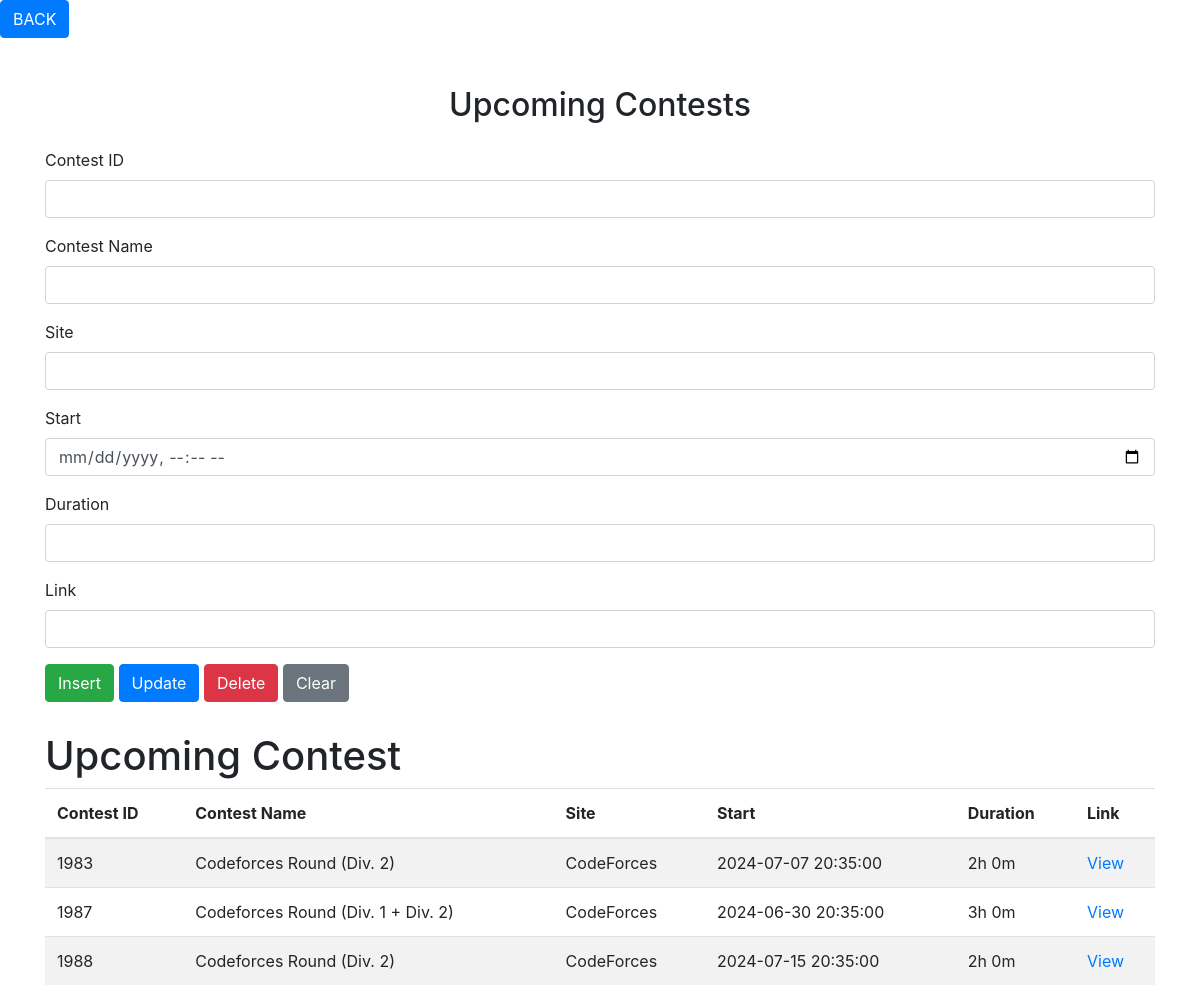
The page /Admin/upcoming_contest.php on the database its author committed.
### tables this page shows
CREATE TABLE `upcoming_contests` (
  `Contest_ID` varchar(30) NOT NULL,
  `Contest_Name` varchar(150) NOT NULL,
  `Site` varchar(30) NOT NULL,
  `Start` datetime NOT NULL,
  `Duration` varchar(50) NOT NULL,
  `Link` varchar(100) DEFAULT NULL
);

### Admin/upcoming_contest.php (the view, shortened to what this page needs)
<?php
$servername = "localhost";
$username = "root";
$password = "";
$dbname = "ip project";
$conn = new mysqli($servername, $username, $password, $dbname);
$contest_id = $contest_name = $site = $start = $duration = $link = "";
$sql = "SELECT * FROM upcoming_contests";
$result = $conn->query($sql);
?>
<!DOCTYPE html>
<html lang="en">
<head>
    <link href="https://stackpath.bootstrapcdn.com/bootstrap/4.5.2/css/bootstrap.min.css" rel="stylesheet">
</head>
<body>
    <div class="">
            <a href="./admin_dashboard.php" class="btn btn-primary">BACK</a>
        </div>
    <div class="container mt-5">
        <h2 class="mb-4 text-center">Upcoming Contests</h2>
        <div class="form-section">
            <form method="POST" action="<?php echo htmlspecialchars($_SERVER["PHP_SELF"]);?>">
                <div class="form-group">
                    <label for="contest_id">Contest ID</label>
                    <input type="text" class="form-control" id="contest_id" name="contest_id" value="<?php echo $contest_id; ?>" required>
                </div>
                <div class="form-group">
                    <label for="contest_name">Contest Name</label>
                    <input type="text" class="form-control" id="contest_name" name="contest_name" value="<?php echo $contest_name; ?>" required>
                </div>
                <div class="form-group">
                    <label for="site">Site</label>
                    <input type="text" class="form-control" id="site" name="site" value="<?php echo $site; ?>" required>
                </div>
                <div class="form-group">
                    <label for="start">Start</label>
                    <input type="datetime-local" class="form-control" id="start" name="start" value="<?php echo $start; ?>" required>
                </div>
                <div class="form-group">
                    <label for="duration">Duration</label>
                    <input type="text" class="form-control" id="duration" name="duration" value="<?php echo $duration; ?>" required>
                </div>
                <div class="form-group">
                    <label for="link">Link</label>
                    <input type="url" class="form-control" id="link" name="link" value="<?php echo $link; ?>" required>
                </div>
                <button type="submit" name="insert" class="btn btn-success">Insert</button>
                <button type="submit" name="update" class="btn btn-primary">Update</button>
                <button type="submit" name="delete" class="btn btn-danger">Delete</button>
                <button type="submit" name="clear" class="btn btn-secondary">Clear</button>
            </form>
        </div>
        <div class="table-section">
            <h1>Upcoming Contest</h1>
            <table class="table table-striped table-hover">
                <thead>
                    <tr>
                        <th>Contest ID</th>
                        <th>Contest Name</th>
                        <th>Site</th>
                        <th>Start</th>
                        <th>Duration</th>
                        <th>Link</th>
                    </tr>
                </thead>
                <tbody>
                    <?php
                    if ($result->num_rows > 0) {
                        while($row = $result->fetch_assoc()) {
                            echo "<tr onclick=\"populateForm('".$row['Contest_ID']."', '".$row['Contest_Name']."', '".$row['Site']."', '".$row['Start']."', '".$row['Duration']."', '".$row['Link']."')\">";
                            echo "<td>" . $row['Contest_ID'] . "</td>";
                            echo "<td>" . $row['Contest_Name'] . "</td>";
                            echo "<td>" . $row['Site'] . "</td>";
                            echo "<td>" . $row['Start'] . "</td>";
                            echo "<td>" . $row['Duration'] . "</td>";
                            echo "<td><a href='" . $row['Link'] . "' target='_blank'>View</a></td>";
                            echo "</tr>";
                        }
                    } else {
                        echo "<tr><td colspan='6' class='text-center'>No records found</td></tr>";
                    }
                    ?>
                </tbody>
            </table>
        </div>
    </div>
</body>
</html>

### Admin/upcoming_contest.php (style rules this page uses)
.table-section { margin-top: 30px; }
.form-section { margin-bottom: 30px; }

### rows shown on the page
upcoming_contests: Contest_ID "1983", Contest_Name "Codeforces Round (Div. 2)", Site "CodeForces", Start "2024-07-07 20:35:00", Duration "2h 0m"
upcoming_contests: Contest_ID "1987", Contest_Name "Codeforces Round (Div. 1 + Div. 2)", Site "CodeForces", Start "2024-06-30 20:35:00", Duration "3h 0m"
upcoming_contests: Contest_ID "1988", Contest_Name "Codeforces Round (Div. 2)", Site "CodeForces", Start "2024-07-15 20:35:00", Duration "2h 0m"
